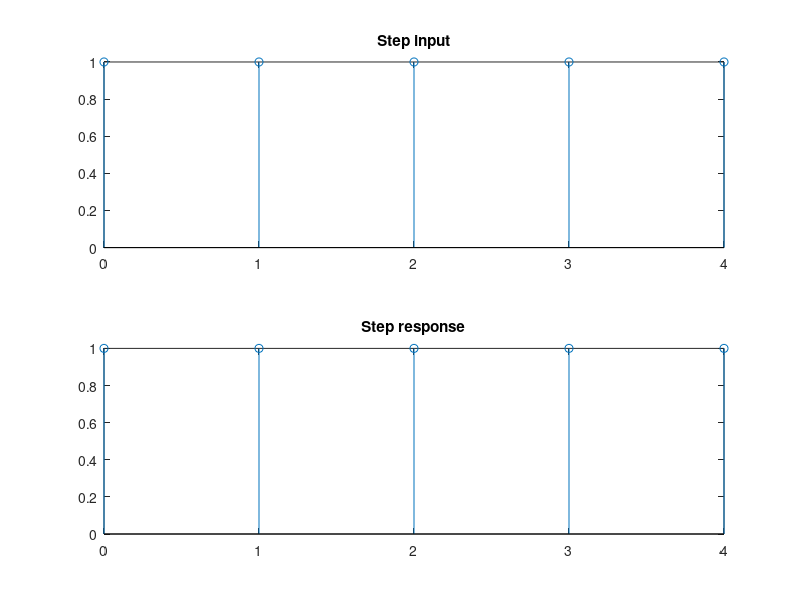

Recreate this plot in MATLAB.
clc; close all; clear all
 b=input('Enter the co-efficients of b ie x[n]=');
 a=input('Enter the co-efficients of a ie y[n]=');
 N=input('Enter the length of response required N=');
 n=0:1:N-1;
 x=[ones(1,N)]; 
 y=filter(b,a,x)
 subplot(211); stem(n,x); title('Step input');
 subplot(212); stem(n,y); title('Step response');